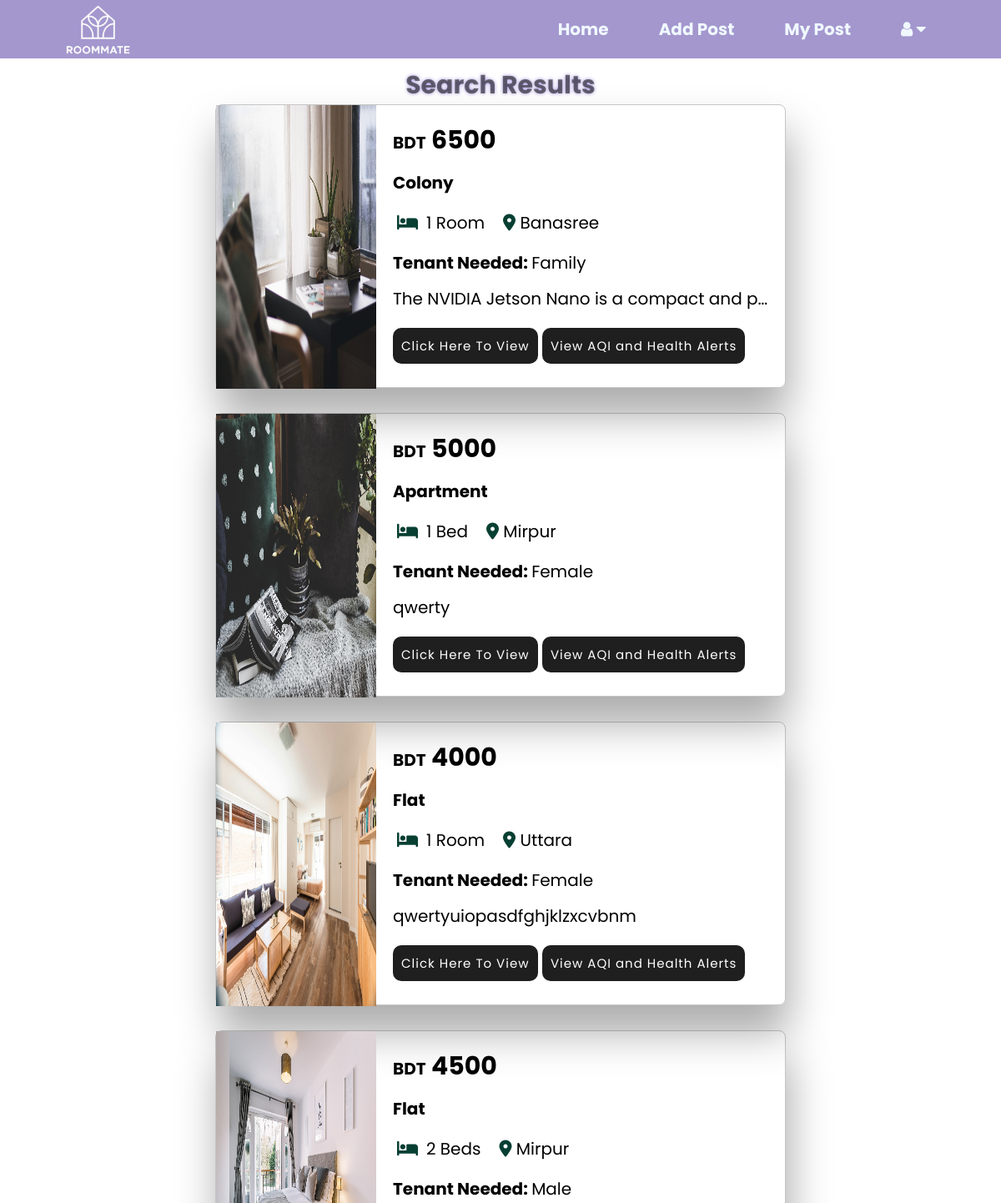
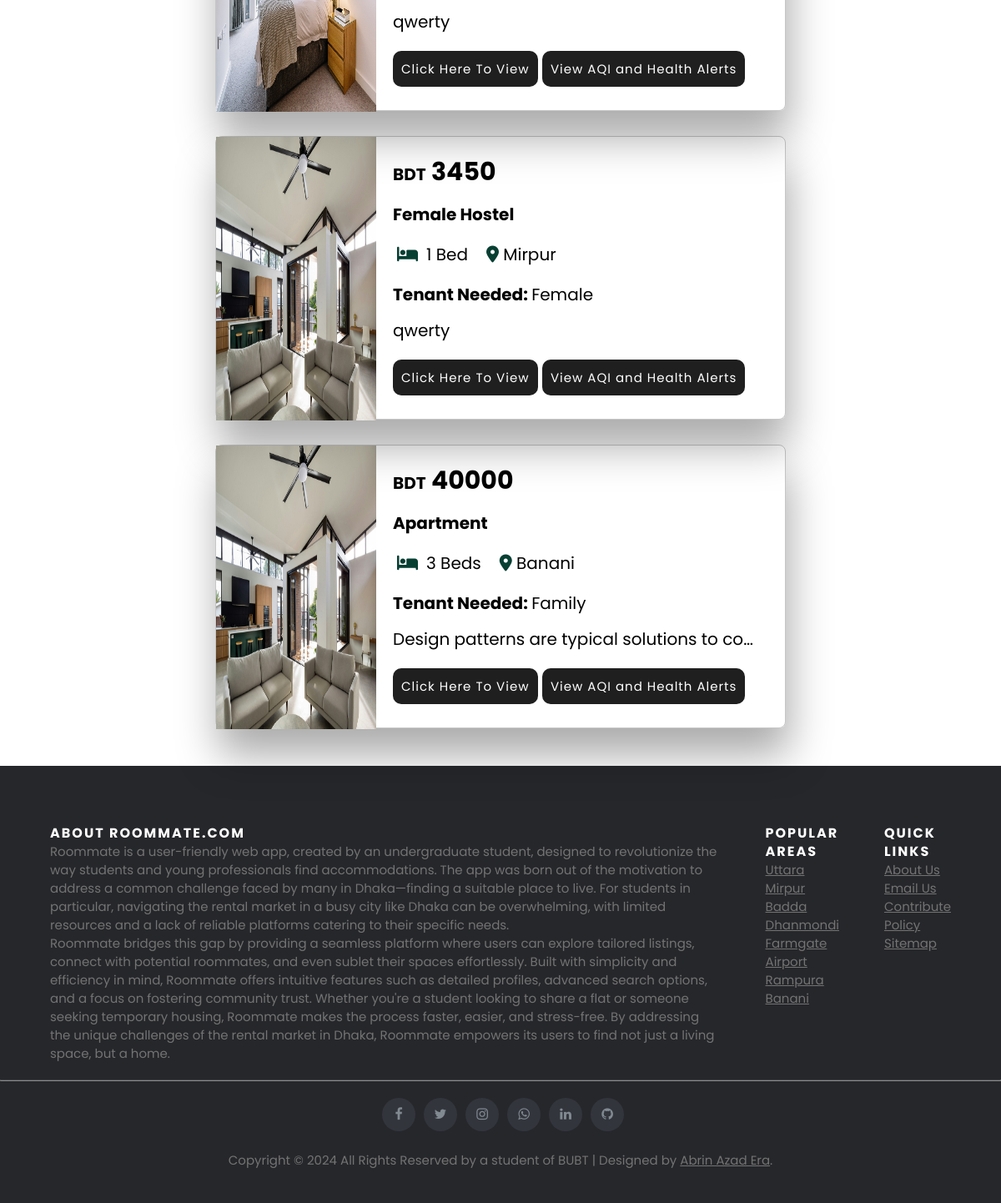
Screenshot of /view_post (signed in) with the database file from the repository (2 pictures, top to bottom).
### webapp/models.py (models this page shows)
class Post(models.Model):
    DURATION_CHOICES = [
        (1, "2 Weeks"),
        (2, "3 Weeks"),
        (3, "1 Month"),
        (4, "2 Months"),
    ]
    SECURITY_DEPOSIT_CHOICES = [
        ("No Deposit", "No Deposit"),
        ("Half Month Rent", "Half Month Rent"),
        ("1 Month Rent", "1 Month Rent"),
        ("2 Months Rent", "2 Months Rent"),
    ]
    LEASE_TERM_CHOICES = [
        ("No Lease", "No Lease"),
        ("4 Months", "4 Months"),
        ("6 Months", "6 Months"),
        ("1 Year", "1 Year"),
        ("2 Years", "2 Years"),
        ("Other", "Other"),
    ]
    post_id = models.CharField(max_length=20, unique=True, primary_key=True)
    duration = models.IntegerField(choices=DURATION_CHOICES, default=4)
    tenant_type = models.CharField(max_length=100)
    location = models.CharField(max_length=100)
    bed = models.CharField(max_length=100)
    resident_type = models.CharField(max_length=100)
    description = models.TextField()
    address = models.CharField(max_length=255)
    rent = models.PositiveIntegerField()
    area = models.PositiveIntegerField(null=True, blank=True)  # Optional
    furnished = models.CharField(max_length=100)
    security_deposit = models.CharField(max_length=50, choices=SECURITY_DEPOSIT_CHOICES, default="No Deposit")
    lease_term = models.CharField(max_length=50, choices=LEASE_TERM_CHOICES, default="No Lease")
    utilities_included = models.JSONField(default=list, blank=True)  # List of selected utilities
    non_included_bills = models.JSONField(default=list, blank=True)  # List of selected non-included bills
    image1 = models.ImageField(null=True, blank= True, upload_to='post/')
    image2 = models.ImageField(null=True, blank= True, upload_to='post/')
    image3 = models.ImageField(null=True, blank= True, upload_to='post/')
    image4 = models.ImageField(null=True, blank= True, upload_to='post/')
    entry_date = models.DateField(auto_now_add=True)
    '''created_at = models.DateTimeField(auto_now_add=True)
    expires_at = models.DateTimeField()

    def save(self, *args, **kwargs):
        # Set `expires_at` based on `duration` when saving
        if not self.expires_at:
            duration_mapping = {
                1: 14,  # 2 Weeks
                2: 21,  # 3 Weeks
                3: 30,  # 1 Month
                4: 60,  # 2 Months
            }
            self.expires_at = now() + timedelta(days=duration_mapping.get(self.duration, 60))
        super().save(*args, **kwargs)'''

### webapp/views.py (the view, shortened to what this page needs)
# urls.py: path('view_post',views.view_post,name='view_post'),
def view_post(request):
    username = request.session.get('username', None)  # Retrieve username from session
    if username:
        exclude_filter = Q(post_id__icontains=username)
        rent = Post.objects.exclude(exclude_filter).order_by('entry_date')
    else:
        return HttpResponse("You haven't posted any ads yet.")
    return render(request, 'view_post.html', {'rent': rent})

### webapp/templates/view_post.html (shortened to what this page needs)
{% load static %}
<!DOCTYPE html>
<html lang="en">
<head>
    <link rel="stylesheet" href="{% static 'view_post.css' %}">
    <link rel="stylesheet" href="https://cdnjs.cloudflare.com/ajax/libs/font-awesome/6.5.1/css/all.min.css" />
    <link rel="stylesheet" href="https://cdnjs.cloudflare.com/ajax/libs/font-awesome/4.7.0/css/font-awesome.min.css">
</head>
<body>
<div class="slide-background">
    <div class="menu_bar">
    <img src="{% static 'img/roommate-logo-white.png' %}" class="logo">
    <ul>
        <li><a href="home">Home</a></li>
        <li><a href="add_post">Add Post</a></li>
        <li><a href="my_post">My Post</a></li>
        <li><a href="#"><i class="fa fa-user" aria-hidden="true"></i> <i class="fa fa-caret-down"></i></a>
        </li>
    </ul>
</div>
<section id="feature">
    <div class="titele_text">
      <h2 style="text-align: center;">Search Results</h2>
    </div>
</section>
<div class="container">
  {%for rental in rent%}
  <div class="product-container">
      <div class="product-image">
        <img src="{{rental.image1}}" alt="Product Image">
      </div>
      <div class="product-details">
        <h3 class="price"><span class="bdt">BDT</span> {{rental.rent}}</h3>
        <p class="rtype"><span class="Abold"> {{rental.resident_type}} </span></p>
        <div class="pinfo">
          <p class="bed"><span class="icon"> <i class="fa-solid fa-bed"></i></span>&ensp;{{rental.bed}} </p>
          <p class="location"><span class="icon"><i class="fa-solid fa-location-dot"></i></span>  {{rental.location}}</p>
        </div>
        <p class="tenant"><span class="Abold">Tenant Needed:  </span> {{rental.tenant_type}} </p>
        <p class="property-decription">{{rental.description}}</p>
        <a href="{% url 'view_details' %}?post_id={{ rental.post_id }}" class="view-link">Click Here To View</a>
        <a href="{% url 'accu' %}?location={{ rental.location }}"class="view-link">View AQI and Health Alerts</a>
      </div>
  </div>
{% endfor%}
</div>
    <footer class="site-footer">
        <div >
          <div class="footer-row">
            <div class="col-sm-12 col-md-6">
              <h6>About Roommate.com</h6>
              <p class="text-justify">Roommate is a user-friendly web app, created by an undergraduate student,
                designed to revolutionize the way students and young professionals find accommodations.
                 The app was born out of the motivation to address a common challenge faced by many in Dhaka—finding a
                 suitable place to live. For students in particular, navigating the rental market in a busy city like Dhaka
                 can be overwhelming, with limited resources and a lack of reliable platforms catering to their specific needs.</p>
                 <p>Roommate bridges this gap by providing a seamless platform where users can explore tailored listings, connect
                 with potential roommates, and even sublet their spaces effortlessly. Built with simplicity and efficiency in mind,
                 Roommate offers intuitive features such as detailed profiles, advanced search options, and a focus on fostering
                 community trust. Whether you're a student looking to share a flat or someone seeking temporary housing, Roommate makes
                 the process faster, easier, and stress-free. By addressing the unique challenges of the rental market in Dhaka, Roommate
                 empowers its users to find not just a living space, but a home.</p>
            </div>
            <div class="col-xs-6 col-md-3">
              <h6>Popular Areas</h6>
              <ul class="footer-links">
                <li><a href="">Uttara</a></li>
                <li><a href="">Mirpur</a></li>
                <li><a href="">Badda</a></li>
                <li><a href="">Dhanmondi</a></li>
                <li><a href="">Farmgate</a></li>
                <li><a href="">Airport</a></li>
                <li><a href="">Rampura</a></li>
                <li><a href="">Banani</a></li>
              </ul>
            </div>
            <div class="col-xs-6 col-md-3">
              <h6>Quick Links</h6>
              <ul class="footer-links">
                <li><a href="about_us">About Us</a></li>
                <li><a href="contact_us">Email Us</a></li>
                <li><a href="contribute">Contribute</a></li>
                <li><a href="policy">Policy</a></li>
                <li><a href="https://maps.app.goo.gl/2XRvxmJK95MWdnw68">Sitemap</a></li>
              </ul>
            </div>
          </div>
          <hr>
        </div>
        <div>
          <div class="foot">
            <div class="col-md-4 col-sm-6 col-xs-12">
              <ul class="social-icons">
                <li><a class="facebook" href="#"><i class="fa fa-facebook"></i></a></li>
                <li><a class="twitter" href="#"><i class="fa fa-twitter"></i></a></li>
                <li><a class="instagram" href="#"><i class="fa fa-instagram"></i></a></li>
                <li><a class="whatsapp" href="#"><i class="fa fa-whatsapp"></i></a></li>
                <li><a class="linkedin" href="#"><i class="fa fa-linkedin"></i></a></li>
                <li><a class="github" href="#"><i class="fa fa-github"></i></a></li>
              </ul>
            </div>
            <div class="col-md-8 col-sm-6 col-xs-12">
                <p class="copyright-text">Copyright &copy; 2024 All Rights Reserved by a student of BUBT | Designed by <a href="https://www.facebook.com/ashvynie.era/">Abrin Azad Era</a>.</p>
            </div>
          </div>
        </div>
    </footer>
</body>
</html>

### webapp/static/view_post.css (style rules this page uses)
* { margin: 0; padding: 0; box-sizing: border-box; }
body { font-family: 'Poppins', sans-serif; }
h2 { font-size: 30px; color: #242424a3; text-shadow: 0 0 4px #a392dd; }
.menu_bar { background-color: #9182c4d4; backdrop-filter: blur(5px); position: fixed; height: 70px; width: 100%; display: flex; align-items: center; justify-content: space-between; padding: 0 5%; z-index: 10; }
.logo { width: 175px; cursor: pointer; margin-left: -30px; }
.menu_bar ul { list-style: none; display: flex; }
.menu_bar ul li { padding: 10px 30px; position: relative; }
.menu_bar ul li a { color: aliceblue; text-decoration: none; font-weight: bold; font-size: 20px; }
#feature { width: 100%; padding: 40px 0; background-color:white; overflow:hidden }
.titele_text { position: absolute; margin-top: 40px; margin-left: auto; margin-right: auto; left: 0; right: 0; text-align: center; padding-bottom: 10px; }
.container { min-height: 50vh; display: flex; flex-wrap: wrap; margin: 30px; align-items: center; justify-content: center; }
.product-container { display: flex; width: 60%; height: 340px; border-style:solid; border-color:rgba(26, 25, 25, 0.247); border-width: thin; box-shadow: 4px 2pc 50px rgba(0, 0, 0, 0.338); border-radius: 8px; margin: 15px; }
.product-image { position:-webkit-sticky; width: 400px; }
.product-image img { max-width: 100%; height: 340px; }
.product-details { flex: 1; padding: 20px; font-size: 20px; }
.pinfo { display: flex; padding: 5px 5px; gap: 5%; }
.Abold { font-weight: bold; }
.icon { color: #073F33; font-size: 20px; }
.price { font-size: 30px; }
.bdt { font-size: 20px; }
.price, .rtype,.tenant, .location { margin: 0 0 13px ; }
.property-decription { width: 450px; white-space:nowrap; overflow: hidden; text-overflow: ellipsis; }
.view-link { font-size: 15px; letter-spacing: 1px; display: inline-block; background-color:rgb(31, 31, 31); color: #fff; padding: 10px 10px; text-decoration: none; border-radius: 10px; margin-top: 20px; }
.site-footer { background-color:#26272b; padding:45px 0 20px; font-size:15px; line-height:22px; color:#737373; }
.footer-row { margin:20px 5%; display: flex; flex-direction: row; gap: 5%; }
.site-footer hr { border-top-color:#bbb; opacity:0.5 }
.site-footer h6 { color:#fff; font-size:16px; text-transform:uppercase; margin-top:5px; letter-spacing:2px }
.site-footer a { color:#737373; }
.footer-links { padding-left:0; list-style:none }
.footer-links li { display:block }
.footer-links a { color:#737373 }
.site-footer .social-icons { text-align:right }
.site-footer .social-icons a { width:40px; height:40px; line-height:40px; margin-top: 20px; margin-left:6px; margin-right:0; border-radius:100%; background-color:#33353d }
.foot { margin-left: 5%; margin-right: 5%; align-items: center; justify-items: center; }
.copyright-text { margin:20px }
.social-icons { padding-left:0; margin-bottom:0; list-style:none }
.social-icons li { display:inline-block; margin-bottom:4px }
.social-icons a { background-color:#eceeef; color:#818a91; font-size:16px; display:inline-block; line-height:44px; width:44px; height:44px; text-align:center; margin-right:8px; border-radius:100%; -webkit-transition:all .2s linear; -o-transition:all .2s linear; transition:all .2s linear }

### rows the page displays
Post: shows a picture, rent "6500", resident_type "Colony", bed "1 Room", location "Banasree", tenant_type "Family", description "The NVIDIA Jetson Nano is a compact and p…"
Post: shows a picture, rent "5000", resident_type "Apartment", bed "1 Bed", location "Mirpur", tenant_type "Female", description "qwerty"
Post: shows a picture, rent "4000", resident_type "Flat", bed "1 Room", location "Uttara", tenant_type "Female", description "qwertyuiopasdfghjklzxcvbnm"
Post: shows a picture, rent "4500", resident_type "Flat", bed "2 Beds", location "Mirpur", tenant_type "Male", description "qwerty"
Post: rent "3450", resident_type "Female Hostel", bed "1 Bed", location "Mirpur", tenant_type "Female", description "qwerty"
Post: rent "40000", resident_type "Apartment", bed "3 Beds", location "Banani", tenant_type "Family", description "Design patterns are typical solutions to co…"
